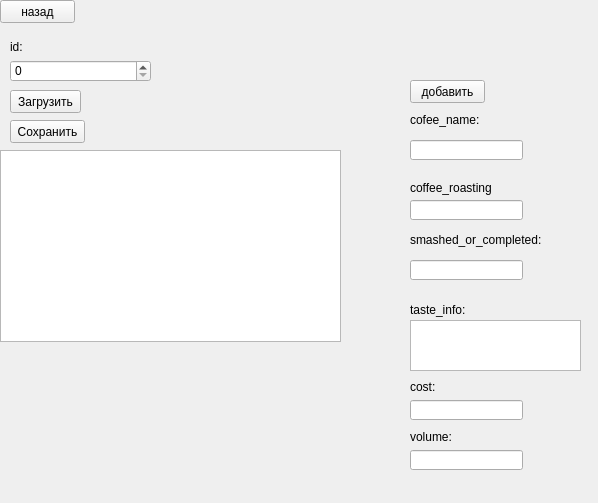
<?xml version="1.0" encoding="UTF-8"?>
<ui version="4.0">
 <class>Form</class>
 <widget class="QWidget" name="Form">
  <property name="geometry">
   <rect>
    <x>0</x>
    <y>0</y>
    <width>598</width>
    <height>503</height>
   </rect>
  </property>
  <property name="windowTitle">
   <string>Form</string>
  </property>
  <widget class="QPushButton" name="load_btn">
   <property name="geometry">
    <rect>
     <x>10</x>
     <y>90</y>
     <width>71</width>
     <height>23</height>
    </rect>
   </property>
   <property name="text">
    <string>Загрузить</string>
   </property>
  </widget>
  <widget class="QPushButton" name="save_btn">
   <property name="geometry">
    <rect>
     <x>10</x>
     <y>120</y>
     <width>75</width>
     <height>23</height>
    </rect>
   </property>
   <property name="text">
    <string>Сохранить</string>
   </property>
  </widget>
  <widget class="QSpinBox" name="id_spinBox">
   <property name="geometry">
    <rect>
     <x>10</x>
     <y>60</y>
     <width>141</width>
     <height>22</height>
    </rect>
   </property>
  </widget>
  <widget class="QTableWidget" name="coffeeDB_tableWidget">
   <property name="geometry">
    <rect>
     <x>0</x>
     <y>150</y>
     <width>341</width>
     <height>192</height>
    </rect>
   </property>
  </widget>
  <widget class="QPushButton" name="back_btn">
   <property name="geometry">
    <rect>
     <x>0</x>
     <y>0</y>
     <width>75</width>
     <height>23</height>
    </rect>
   </property>
   <property name="text">
    <string>назад</string>
   </property>
  </widget>
  <widget class="QLabel" name="label">
   <property name="geometry">
    <rect>
     <x>10</x>
     <y>40</y>
     <width>47</width>
     <height>13</height>
    </rect>
   </property>
   <property name="text">
    <string>id:</string>
   </property>
  </widget>
  <widget class="QLabel" name="label_2">
   <property name="geometry">
    <rect>
     <x>410</x>
     <y>110</y>
     <width>71</width>
     <height>20</height>
    </rect>
   </property>
   <property name="text">
    <string>cofee_name:</string>
   </property>
  </widget>
  <widget class="QLineEdit" name="name_lineEdit">
   <property name="geometry">
    <rect>
     <x>410</x>
     <y>140</y>
     <width>113</width>
     <height>20</height>
    </rect>
   </property>
  </widget>
  <widget class="QLabel" name="label_3">
   <property name="geometry">
    <rect>
     <x>410</x>
     <y>180</y>
     <width>81</width>
     <height>16</height>
    </rect>
   </property>
   <property name="text">
    <string>coffee_roasting:</string>
   </property>
  </widget>
  <widget class="QLineEdit" name="roasting_lineEdit">
   <property name="geometry">
    <rect>
     <x>410</x>
     <y>200</y>
     <width>113</width>
     <height>20</height>
    </rect>
   </property>
  </widget>
  <widget class="QLabel" name="label_4">
   <property name="geometry">
    <rect>
     <x>410</x>
     <y>230</y>
     <width>131</width>
     <height>20</height>
    </rect>
   </property>
   <property name="text">
    <string>smashed_or_completed:</string>
   </property>
  </widget>
  <widget class="QLineEdit" name="smashed_lineEdit">
   <property name="geometry">
    <rect>
     <x>410</x>
     <y>260</y>
     <width>113</width>
     <height>20</height>
    </rect>
   </property>
  </widget>
  <widget class="QLabel" name="label_5">
   <property name="geometry">
    <rect>
     <x>410</x>
     <y>300</y>
     <width>91</width>
     <height>20</height>
    </rect>
   </property>
   <property name="text">
    <string>taste_info:</string>
   </property>
  </widget>
  <widget class="QTextEdit" name="info_textEdit">
   <property name="geometry">
    <rect>
     <x>410</x>
     <y>320</y>
     <width>171</width>
     <height>51</height>
    </rect>
   </property>
  </widget>
  <widget class="QLabel" name="label_6">
   <property name="geometry">
    <rect>
     <x>410</x>
     <y>380</y>
     <width>47</width>
     <height>13</height>
    </rect>
   </property>
   <property name="text">
    <string>cost:</string>
   </property>
  </widget>
  <widget class="QLineEdit" name="cost_lineEdit">
   <property name="geometry">
    <rect>
     <x>410</x>
     <y>400</y>
     <width>113</width>
     <height>20</height>
    </rect>
   </property>
  </widget>
  <widget class="QLabel" name="label_7">
   <property name="geometry">
    <rect>
     <x>410</x>
     <y>430</y>
     <width>47</width>
     <height>13</height>
    </rect>
   </property>
   <property name="text">
    <string>volume:</string>
   </property>
  </widget>
  <widget class="QLineEdit" name="volume_lineEdit">
   <property name="geometry">
    <rect>
     <x>410</x>
     <y>450</y>
     <width>113</width>
     <height>20</height>
    </rect>
   </property>
  </widget>
  <widget class="QPushButton" name="put_pushButton">
   <property name="geometry">
    <rect>
     <x>410</x>
     <y>80</y>
     <width>75</width>
     <height>23</height>
    </rect>
   </property>
   <property name="text">
    <string>добавить</string>
   </property>
  </widget>
  <widget class="QLabel" name="error_lbl">
   <property name="geometry">
    <rect>
     <x>376</x>
     <y>50</y>
     <width>161</width>
     <height>20</height>
    </rect>
   </property>
   <property name="text">
    <string/>
   </property>
  </widget>
 </widget>
 <resources/>
 <connections/>
</ui>
